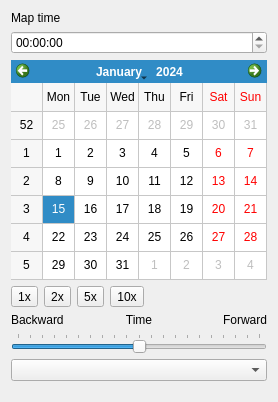
       <widget class="QWidget" name="page_6">
        <property name="geometry">
         <rect>
          <x>0</x>
          <y>0</y>
          <width>268</width>
          <height>402</height>
         </rect>
        </property>
        <attribute name="label">
         <string>Date/Time</string>
        </attribute>
        <layout class="QVBoxLayout" name="verticalLayout_10">
         <item>
          <layout class="QVBoxLayout" name="verticalLayout_9">
           <item>
            <widget class="QLabel" name="label_19">
             <property name="text">
              <string>Map time</string>
             </property>
            </widget>
           </item>
           <item>
            <widget class="QTimeEdit" name="timeEdit"/>
           </item>
           <item>
            <widget class="SkCalendar" name="calendarWidget">
             <property name="minimumSize">
              <size>
               <width>0</width>
               <height>220</height>
              </size>
             </property>
             <property name="gridVisible">
              <bool>true</bool>
             </property>
            </widget>
           </item>
           <item>
            <layout class="QHBoxLayout" name="horizontalLayout_3">
             <item>
              <widget class="QToolButton" name="tb_m1">
               <property name="text">
                <string>1x</string>
               </property>
               <property name="checkable">
                <bool>true</bool>
               </property>
              </widget>
             </item>
             <item>
              <widget class="QToolButton" name="tb_m2">
               <property name="text">
                <string>2x</string>
               </property>
               <property name="checkable">
                <bool>true</bool>
               </property>
              </widget>
             </item>
             <item>
              <widget class="QToolButton" name="tb_m5">
               <property name="text">
                <string>5x</string>
               </property>
               <property name="checkable">
                <bool>true</bool>
               </property>
              </widget>
             </item>
             <item>
              <widget class="QToolButton" name="tb_m10">
               <property name="text">
                <string>10x</string>
               </property>
               <property name="checkable">
                <bool>true</bool>
               </property>
              </widget>
             </item>
             <item>
              <spacer name="horizontalSpacer_8">
               <property name="orientation">
                <enum>Qt::Horizontal</enum>
               </property>
               <property name="sizeHint" stdset="0">
                <size>
                 <width>40</width>
                 <height>20</height>
                </size>
               </property>
              </spacer>
             </item>
            </layout>
           </item>
           <item>
            <layout class="QHBoxLayout" name="horizontalLayout_6">
             <item>
              <widget class="QLabel" name="label_17">
               <property name="text">
                <string>Backward</string>
               </property>
              </widget>
             </item>
             <item>
              <widget class="QLabel" name="label_18">
               <property name="text">
                <string>Time</string>
               </property>
               <property name="alignment">
                <set>Qt::AlignCenter</set>
               </property>
              </widget>
             </item>
             <item>
              <widget class="QLabel" name="label_16">
               <property name="text">
                <string>Forward</string>
               </property>
               <property name="alignment">
                <set>Qt::AlignRight|Qt::AlignTrailing|Qt::AlignVCenter</set>
               </property>
              </widget>
             </item>
            </layout>
           </item>
           <item>
            <widget class="QSlider" name="horizontalSlider">
             <property name="minimum">
              <number>-100</number>
             </property>
             <property name="maximum">
              <number>100</number>
             </property>
             <property name="singleStep">
              <number>0</number>
             </property>
             <property name="pageStep">
              <number>0</number>
             </property>
             <property name="orientation">
              <enum>Qt::Horizontal</enum>
             </property>
             <property name="tickPosition">
              <enum>QSlider::TicksAbove</enum>
             </property>
             <property name="tickInterval">
              <number>10</number>
             </property>
            </widget>
           </item>
           <item>
            <widget class="QComboBox" name="comboBox_4"/>
           </item>
           <item>
            <widget class="SkWatch" name="widget_2" native="true">
             <property name="minimumSize">
              <size>
               <width>0</width>
               <height>0</height>
              </size>
             </property>
            </widget>
           </item>
           <item>
            <spacer name="verticalSpacer_9">
             <property name="orientation">
              <enum>Qt::Vertical</enum>
             </property>
             <property name="sizeHint" stdset="0">
              <size>
               <width>20</width>
               <height>40</height>
              </size>
             </property>
            </spacer>
           </item>
          </layout>
         </item>
        </layout>
       </widget>
